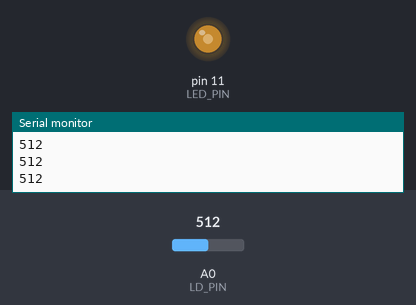
This sketch was run on a simulated Arduino Uno, built with avr-gcc and run on an emulated ATmega328P. On the bench: output pins drawn as LEDs (lit = HIGH), the last lines printed to the serial monitor. Inputs (shaded band) come from the test bench; at power-on: A0 (LD_PIN) = 512.

Above: at 1.2 s.
1.3 s: A0 (LD_PIN) set to 716
At 1.7 s:
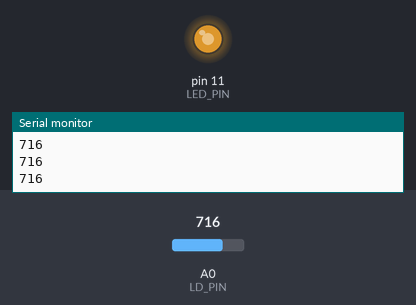
2.8 s: A0 (LD_PIN) set to 900
At 4.0 s:
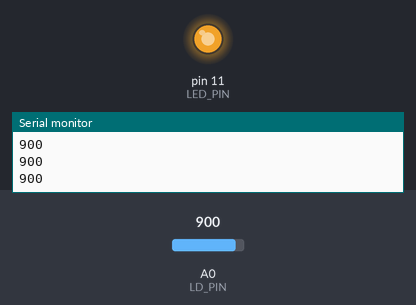
4.3 s: A0 (LD_PIN) set to 122
At 5.5 s:
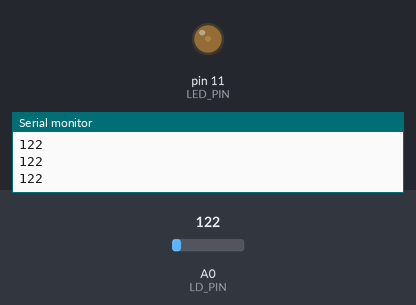
5.8 s: A0 (LD_PIN) set to 0
At 6.9 s:
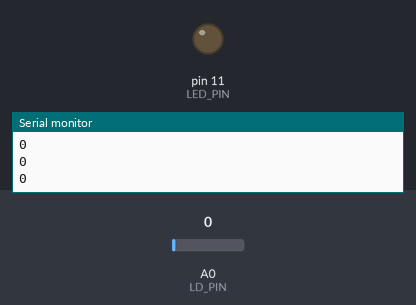
7.3 s: A0 (LD_PIN) set to 511
At 8.0 s:
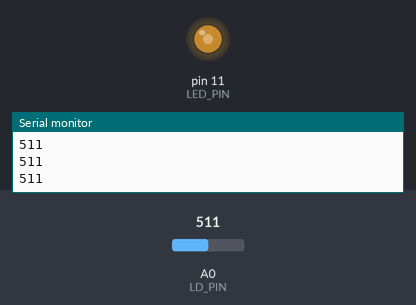
Timing chart, 0 to 9.8 s (numbered marks = the images above; inputs shaded):
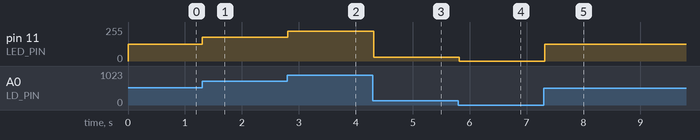

Measured:
- after the input at 1.3 s, pin 11 (LED_PIN): 127/255 → 178/255 at once
- after the input at 2.8 s, pin 11 (LED_PIN): 178/255 → 224/255 at once
- after the input at 4.3 s, pin 11 (LED_PIN): 224/255 → 30/255 at once
- after the input at 5.8 s, pin 11 (LED_PIN): 30/255 → 0/255 at once
- after the input at 7.3 s, pin 11 (LED_PIN): 0/255 → 127/255 at once

The sketch:

05_Light_Sensitive_Lamp.ino
```cpp
// (licence header left out)
//XLAN:定義光敏電阻模組所使用的腳位
int LD_PIN = A0;

//XLAN:定義 LED 燈所使用的腳位
int LED_PIN = 11;

void setup()
{
  //XLAN:初始化序列埠
  Serial.begin(9600);

  //XLAN:設定光敏電阻模組所使用的腳位為輸入
  pinMode(LD_PIN, INPUT);

  //XLAN:設定 LED 燈腳位為輸出腳位
  pinMode(LED_PIN, OUTPUT);
}

void loop()
{
  //XLAN:讀取光敏電阻模組的類比輸入值並顯示
  int val = analogRead(LD_PIN);
  Serial.println(val);

  //XLAN:從類比輸入範圍(0~1023)對應到類比輸出範圍(0~255)
  int r = map(val, 0, 1023, 0, 255);

  //XLAN:類比輸出到 LED 燈
  analogWrite(LED_PIN, r);

  //XLAN:延遲 20 ms
  delay(20);
}
```
